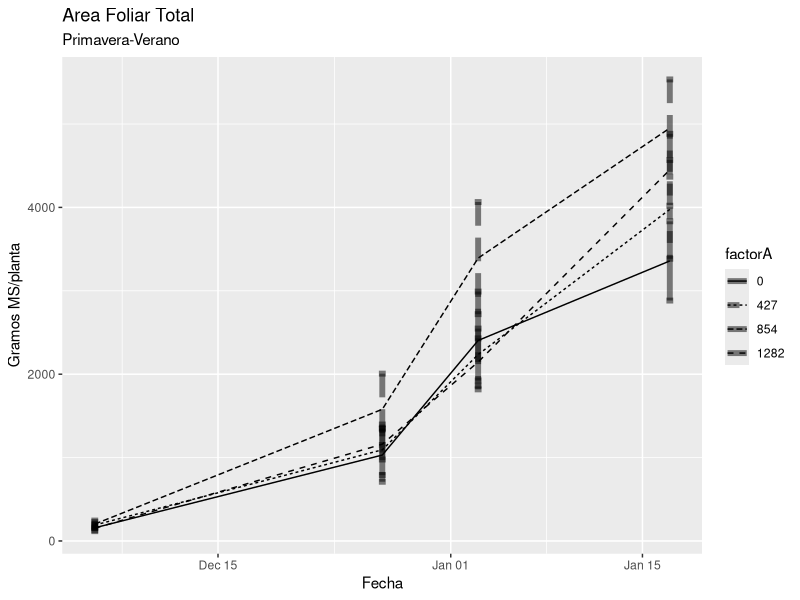
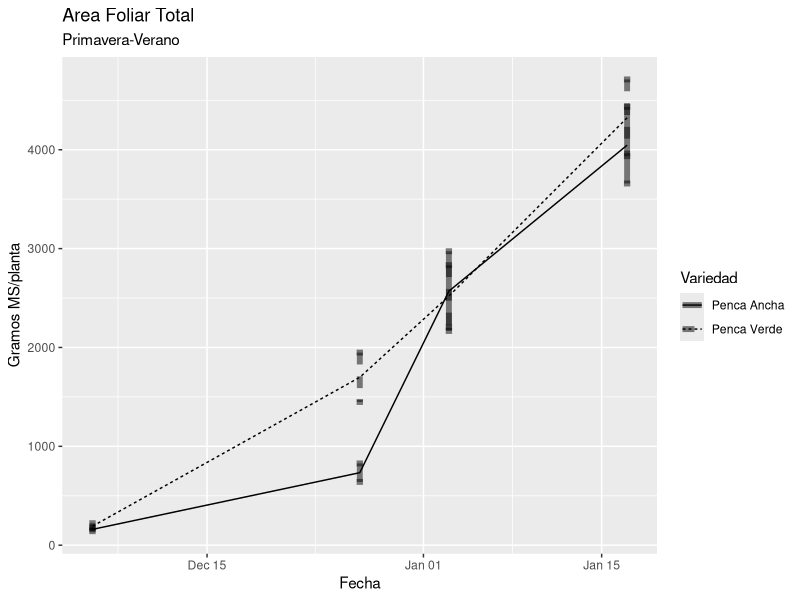
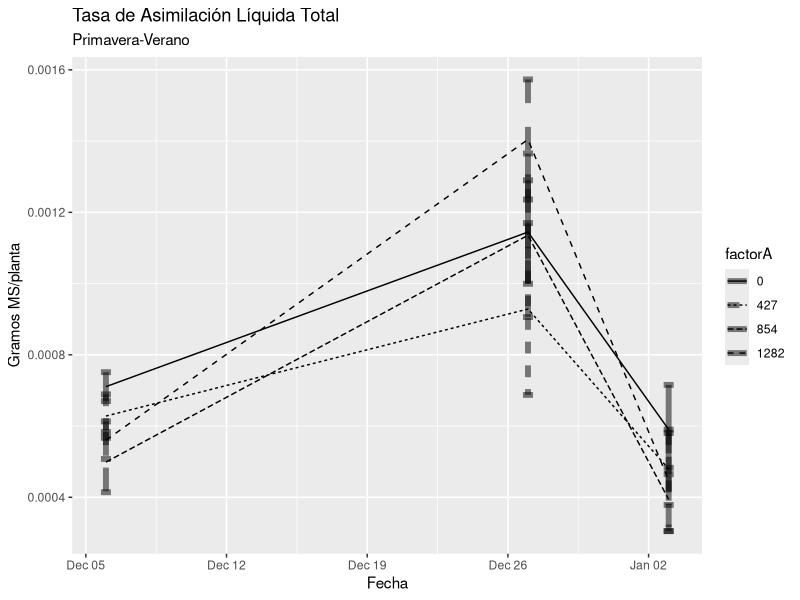
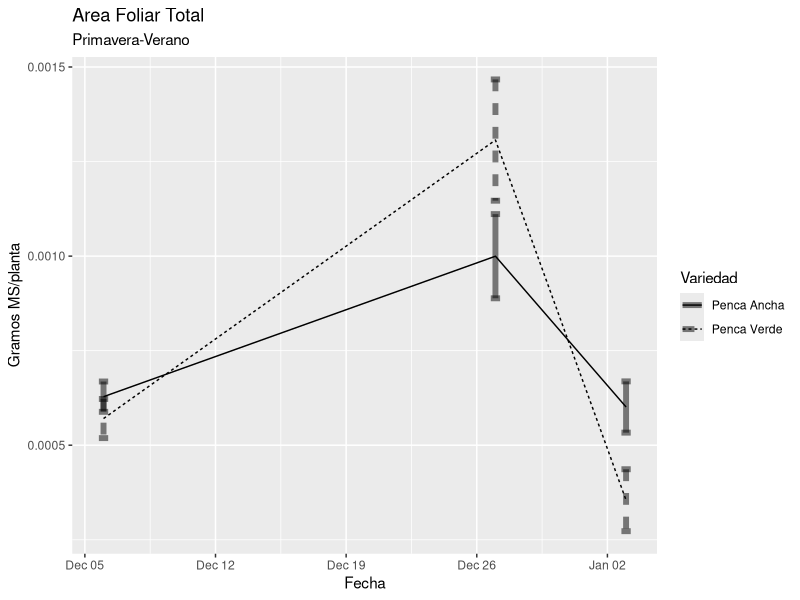

These figures' R source, in order:
### Area foliar ensayo 1

###Importar los datos de las 4 fechas
f1<-read.csv(file="MS06DIC.csv", header=TRUE, sep="," , dec=",")
f2<-read.csv(file="MS20DIC.csv", header=TRUE, sep="," , dec=",")
f3<-read.csv(file="MS03ENE.csv", header=TRUE, sep="," , dec=",")
f4<-read.csv(file="MS17ENE.csv", header=TRUE, sep="," , dec=",")

f0<-read.csv(file="plantines1.csv", header=TRUE, sep="," , dec=",")


#### f1 ya tiene el area foliar en la columna A, PLANTINES NO TIENE A

regModelAF<- function(trat, AS, HM){
  #creamos vectores vacios para guardar cada parametro del modelo: ordenada al origen, pendiente de la recta, coefi. pearson de la ordenada y de la pendiente, r^2 y r^2 ajustado del modelo
  ord <-c() 
  prord<-c()
  pend<-c()
  prpend<-c()
  rsq<-c()
  radj<-c()
  tratamientos<-unique(trat)
  
  #El ciclo FOR va ir realizando una regresion por CADA TRATAMIENTO y guardando los datos en cada vector creado
  
  for (i in tratamientos){
    HMT<-HM[trat== i] #PESO HOJAS MEDIDAS DEL TRATAMIENTO I
    AFT<-AS[trat== i] #AREA FOLIAR DE LAS HOJAS MEDIDAS DEL TRATAMIENTO I
    
    regresion<-summary(lm(AFT~HMT)) #SE EJECUTA LA REGRESION
    
    ord<-c(ord, regresion$coefficients[1,1]) #guarda el intercept del tratamiento i en un vector
    prord<-c(prord, regresion$coefficients[1,4]) #guarda el coeficiente de pearson de la ordenada para el tratamiento i
    pend<-c(pend, regresion$coefficients[2,1]) #guarda la pendiente del tratamiento i en un vector
    prpend<-c(prpend, regresion$coefficients[2,4]) #guarda el coeficiente de pearson de la pendienyte en el tratamiento i
    rsq<-c(rsq, regresion$r.squared) #guarda el r^2 del modelo al tratamiento i
    radj<-c(radj, regresion$adj.r.squared) #guarda el r^2 ajustado del modelo para el tratamiento i
  }
  
  # creamos un data frame con los vectores
  
  MAF<-data.frame(tratamientos, ord, prord, pend, prpend, rsq, radj)
  
  return(MAF)
  
}

tratamientos<-paste(f1$NombreV, f1$Dosis, sep="_")
f1$trat<-tratamientos
f2$trat<-tratamientos
f3$trat<-tratamientos
f4$trat<-tratamientos


modeloF2<- regModelAF(f2$trat, f2$AS, f2$HM)
modeloF3<-regModelAF(f3$trat, f3$AS, f3$HM)
modeloF4<-regModelAF(f4$trat, f4$AS, f4$HM)

#### Calcular el AF del las fechas

calcAf<-function(H, trat, MAF){
  #Se recorre fila por fila calculando PH*PENDIENA + ORDENADA para obtener un vector con el area foliar
  
  areasF<-c()
  
  for (i in c(1:32)){
    ordenada<-MAF$ord[MAF$tratamientos== trat[i]]
    pendiente<-MAF$pend[MAF$tratamientos== trat[i]]
    pesohojas<-H[i]
    af<-ordenada + pendiente*pesohojas
    areasF<-c(areasF, af) 
  }
  return(areasF)  
}

f2$A<-calcAf(f2$HSM+f2$HM, f2$trat, modeloF2)
f3$A<-calcAf(f3$HSM+f4$HM, f3$trat, modeloF3)
f4$A<-calcAf(f4$HSM+f4$HM, f4$trat, modeloF4)

fecha1<-as.Date("06/12/2022", format="%d/%m/%Y")
fecha2<-as.Date("27/12/2022", format="%d/%m/%Y")
fecha3<-as.Date("03/01/2023", format="%d/%m/%Y")
fecha4<-as.Date("17/01/2023", format="%d/%m/%Y")

AreasFoliares<-data.frame(
   "Bloque"= f1$Bloque,
   "UE"= f1$UE,
   "Variedad"=f1$NombreV,
   "Dosis"=f1$GrM2,
   "MS1"=f1$PesoT, "MS2"=f2$PesoT, "MS3"=f3$PesoT, "MS4"=f4$PesoT,
    "AF1"=f1$A, "AF2"=f2$A, "AF3"=f3$A, "AF4"=f4$A)

AreasFoliares$TAL1<-((AreasFoliares$MS2-AreasFoliares$MS1)/
                    as.integer(difftime(fecha2, fecha1)))*
                    ((log(AreasFoliares$AF2)-log(AreasFoliares$AF1))/
                    (AreasFoliares$AF2-AreasFoliares$AF1))

AreasFoliares$TAL2<-((AreasFoliares$MS3-AreasFoliares$MS2)/
                       as.integer(difftime(fecha3, fecha2)))*
  ((log(AreasFoliares$AF3)-log(AreasFoliares$AF2))/
     (AreasFoliares$AF3-AreasFoliares$AF2))

AreasFoliares$TAL3<-((AreasFoliares$MS4-AreasFoliares$MS3)/
                       as.integer(difftime(fecha4, fecha3)))*
                     ((log(AreasFoliares$AF4)-log(AreasFoliares$AF3))/
                    (AreasFoliares$AF4-AreasFoliares$AF3))

library(dplyr)
#Variable Area FOLIAR

###Estadistica descriptiva por dosis de abono

AreasFoliares$factorA<-as.factor(AreasFoliares$Dosis)

###Fecha 1 por dosis de abono

desc1A<-AreasFoliares %>% group_by(factorA) %>% summarise(obs = n(),
                                                          max= max(AF1),
                                                          min= min(AF1), 
                                                          media= mean(AF1),
                                                          DS= sd(AF1),
                                                          EE= sd(AF1)/sqrt(n()),
                                                          ymin= mean(AF1)-(sd(AF1)/sqrt(n())),
                                                          ymax= mean(AF1)+(sd(AF1)/sqrt(n())))

desc1A$fecha<-fecha1

### Fecha 2
desc2A<-AreasFoliares %>% group_by(factorA) %>% summarise(obs = n(),
                                                          max= max(AF2),
                                                          min= min(AF2), 
                                                          media= mean(AF2),
                                                          DS= sd(AF2),
                                                          EE= sd(AF2)/sqrt(n()),
                                                          ymin= mean(AF2)-(sd(AF2)/sqrt(n())),
                                                          ymax= mean(AF2)+(sd(AF2)/sqrt(n())))

desc2A$fecha<-fecha2

###Fecha 3
desc3A<-AreasFoliares %>% group_by(factorA) %>% summarise(obs = n(),
                                                          max= max(AF3),
                                                          min= min(AF3), 
                                                          media= mean(AF3),
                                                          DS= sd(AF3),
                                                          EE= sd(AF3)/sqrt(n()),
                                                          ymin= mean(AF3)-(sd(AF3)/sqrt(n())),
                                                          ymax= mean(AF3)+(sd(AF3)/sqrt(n())))

desc3A$fecha<-fecha3
### fecha 4
desc4A<-AreasFoliares %>% group_by(factorA) %>% summarise(obs = n(),
                                                          max= max(AF4),
                                                          min= min(AF4), 
                                                          media= mean(AF4),
                                                          DS= sd(AF4),
                                                          EE= sd(AF4)/sqrt(n()),
                                                          ymin= mean(AF4)-(sd(AF4)/sqrt(n())),
                                                          ymax= mean(AF4)+(sd(AF4)/sqrt(n())))

desc4A$fecha<-fecha4

descAFgbA<- rbind(desc1A, desc2A, desc3A, desc4A)

library(ggplot2)

ggplot(descAFgbA, mapping=aes(x=fecha, y= media, linetype=factorA))+
  geom_line()+
  geom_errorbar(aes(ymin=ymin, ymax=ymax), width=0.5, size= 2, alpha=0.5)+
  labs(title= "Area Foliar Total",
       subtitle= "Primavera-Verano",
       x= "Fecha",
       y="Gramos MS/planta",
  )

# Estadistica descriptiva agrupada por variedad 

##Fecha 1

desc1V<-AreasFoliares %>% group_by(Variedad) %>% summarise(obs = n(),
                                                          max= max(AF1),
                                                          min= min(AF1), 
                                                          media= mean(AF1),
                                                          DS= sd(AF1),
                                                          EE= sd(AF1)/sqrt(n()),
                                                          ymin= mean(AF1)-(sd(AF1)/sqrt(n())),
                                                          ymax= mean(AF1)+(sd(AF1)/sqrt(n())))

desc1V$fecha<-fecha1

### Fecha 2
desc2V<-AreasFoliares %>% group_by(Variedad) %>% summarise(obs = n(),
                                                          max= max(AF2),
                                                          min= min(AF2), 
                                                          media= mean(AF2),
                                                          DS= sd(AF2),
                                                          EE= sd(AF2)/sqrt(n()),
                                                          ymin= mean(AF2)-(sd(AF2)/sqrt(n())),
                                                          ymax= mean(AF2)+(sd(AF2)/sqrt(n())))

desc2V$fecha<-fecha2

###Fecha 3
desc3V<-AreasFoliares %>% group_by(Variedad) %>% summarise(obs = n(),
                                                          max= max(AF3),
                                                          min= min(AF3), 
                                                          media= mean(AF3),
                                                          DS= sd(AF3),
                                                          EE= sd(AF3)/sqrt(n()),
                                                          ymin= mean(AF3)-(sd(AF3)/sqrt(n())),
                                                          ymax= mean(AF3)+(sd(AF3)/sqrt(n())))

desc3V$fecha<-fecha3
### fecha 4
desc4V<-AreasFoliares %>% group_by(Variedad) %>% summarise(obs = n(),
                                                          max= max(AF4),
                                                          min= min(AF4), 
                                                          media= mean(AF4),
                                                          DS= sd(AF4),
                                                          EE= sd(AF4)/sqrt(n()),
                                                          ymin= mean(AF4)-(sd(AF4)/sqrt(n())),
                                                          ymax= mean(AF4)+(sd(AF4)/sqrt(n())))

desc4V$fecha<-fecha4

descAFgbV<- rbind(desc1V, desc2V, desc3V, desc4V)

ggplot(descAFgbV, mapping=aes(x=fecha, y= media, linetype=Variedad))+
  geom_line()+
  geom_errorbar(aes(ymin=ymin, ymax=ymax), width=0.5, size= 2, alpha=0.5)+
  labs(title= "Area Foliar Total",
       subtitle= "Primavera-Verano",
       x= "Fecha",
       y="Gramos MS/planta",
  )

####TASAS DE ASIMILACIÓN LÍQUIDA

#Variable Area FOLIAR

###Estadistica descriptiva por dosis de abono


###Fecha 1 por dosis de abono

desc1TALA<-AreasFoliares %>% group_by(factorA) %>% summarise(obs = n(),
                                                             max= max(TAL1),
                                                             min= min(TAL1), 
                                                             media= mean(TAL1),
                                                             DS= sd(TAL1),
                                                             EE= sd(TAL1)/sqrt(n()),
                                                             ymin= mean(TAL1)-(sd(TAL1)/sqrt(n())),
                                                             ymax= mean(TAL1)+(sd(TAL1)/sqrt(n())))

desc1TALA$fecha<-fecha1

### Fecha 2
desc2TALA<-AreasFoliares %>% group_by(factorA) %>% summarise(obs = n(),
                                                             max= max(TAL2),
                                                             min= min(TAL2), 
                                                             media= mean(TAL2),
                                                             DS= sd(TAL2),
                                                             EE= sd(TAL2)/sqrt(n()),
                                                             ymin= mean(TAL2)-(sd(TAL2)/sqrt(n())),
                                                             ymax= mean(TAL2)+(sd(TAL2)/sqrt(n())))

desc2TALA$fecha<-fecha2

###Fecha 3
desc3TALA<-AreasFoliares %>% group_by(factorA) %>% summarise(obs = n(),
                                                             max= max(TAL3),
                                                             min= min(TAL3), 
                                                             media= mean(TAL3),
                                                             DS= sd(TAL3),
                                                             EE= sd(TAL3)/sqrt(n()),
                                                             ymin= mean(TAL3)-(sd(TAL3)/sqrt(n())),
                                                             ymax= mean(TAL3)+(sd(TAL3)/sqrt(n())))

desc3TALA$fecha<-fecha3


descTALgbA<- rbind(desc1TALA, desc2TALA, desc3TALA)


ggplot(descTALgbA, mapping=aes(x=fecha, y= media, linetype=factorA))+
  geom_line()+
  geom_errorbar(aes(ymin=ymin, ymax=ymax), width=0.5, size= 2, alpha=0.5)+
  labs(title= "Tasa de Asimilación Líquida Total",
       subtitle= "Primavera-Verano",
       x= "Fecha",
       y="Gramos MS/planta",
  )

# Estadistica descriptiva agrupada por variedad 

##Fecha 1

desc1TALV<-AreasFoliares %>% group_by(Variedad) %>% summarise(obs = n(),
                                                              max= max(TAL1),
                                                              min= min(TAL1), 
                                                              media= mean(TAL1),
                                                              DS= sd(TAL1),
                                                              EE= sd(TAL1)/sqrt(n()),
                                                              ymin= mean(TAL1)-(sd(TAL1)/sqrt(n())),
                                                              ymax= mean(TAL1)+(sd(TAL1)/sqrt(n())))

desc1TALV$fecha<-fecha1

### Fecha 2
desc2TALV<-AreasFoliares %>% group_by(Variedad) %>% summarise(obs = n(),
                                                              max= max(TAL2),
                                                              min= min(TAL2), 
                                                              media= mean(TAL2),
                                                              DS= sd(TAL2),
                                                              EE= sd(TAL2)/sqrt(n()),
                                                              ymin= mean(TAL2)-(sd(TAL2)/sqrt(n())),
                                                              ymax= mean(TAL2)+(sd(TAL2)/sqrt(n())))

desc2TALV$fecha<-fecha2

###Fecha 3
desc3TALV<-AreasFoliares %>% group_by(Variedad) %>% summarise(obs = n(),
                                                              max= max(TAL3),
                                                              min= min(TAL3), 
                                                              media= mean(TAL3),
                                                              DS= sd(TAL3),
                                                              EE= sd(TAL3)/sqrt(n()),
                                                              ymin= mean(TAL3)-(sd(TAL3)/sqrt(n())),
                                                              ymax= mean(TAL3)+(sd(TAL3)/sqrt(n())))

desc3TALV$fecha<-fecha3


descTALgbV<- rbind(desc1TALV, desc2TALV, desc3TALV)

ggplot(descTALgbV, mapping=aes(x=fecha, y= media, linetype=Variedad))+
  geom_line()+
  geom_errorbar(aes(ymin=ymin, ymax=ymax), width=0.5, size= 2, alpha=0.5)+
  labs(title= "Area Foliar Total",
       subtitle= "Primavera-Verano",
       x= "Fecha",
       y="Gramos MS/planta",
  )
